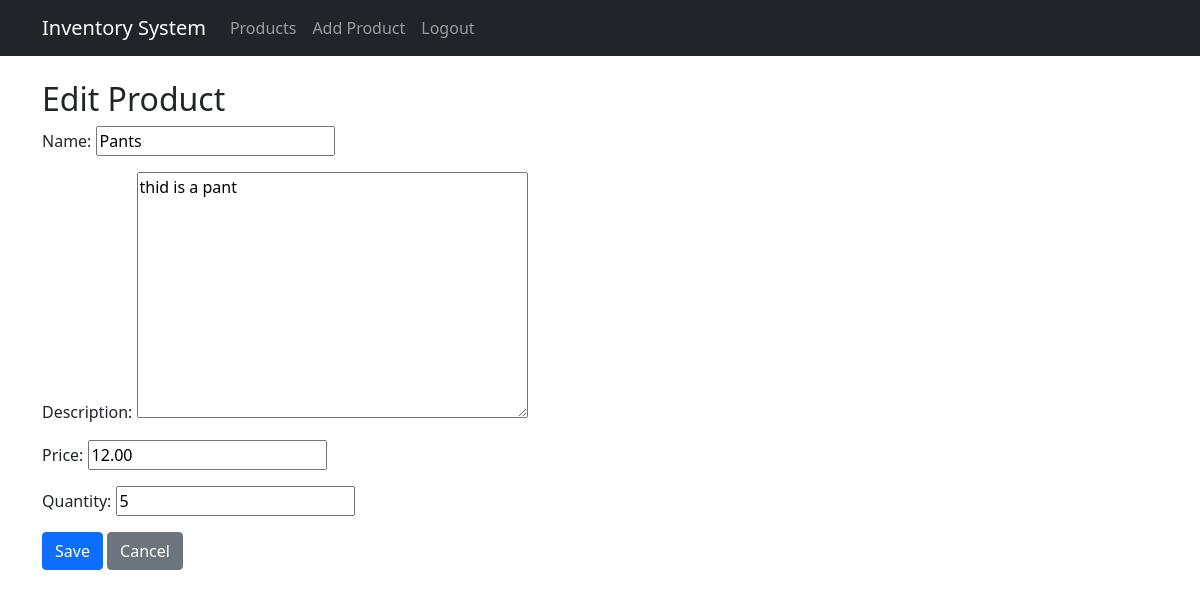
The app's page /2/edit/ (signed in) with its own data.
### inventory/models.py (models this page shows, shortened)
class Product(models.Model):
    name = models.CharField(max_length=100)
    description = models.TextField(blank=True)
    price = models.DecimalField(max_digits=10, decimal_places=2)
    quantity = models.IntegerField()
    created_by = models.ForeignKey(User, on_delete=models.CASCADE)
    created_at = models.DateTimeField(auto_now_add=True)
    updated_at = models.DateTimeField(auto_now=True)

### inventory/views.py (the view)
# urls.py: path('<int:pk>/edit/', views.product_update, name='product_update'),
@login_required
def product_update(request, pk):
    product = get_object_or_404(Product, pk=pk, created_by=request.user)
    if request.method == 'POST':
        form = ProductForm(request.POST, instance=product)
        if form.is_valid():
            form.save()
            return redirect('product_list')
    else:
        form = ProductForm(instance=product)
    return render(request, 'inventory/form.html', {'form': form, 'title': 'Edit Product'})

### inventory/forms.py
class ProductForm(forms.ModelForm):
    class Meta:
        model = Product
        fields = ['name', 'description', 'price', 'quantity']

### inventory/templates/inventory/form.html (shortened to what this page needs)
{% extends 'base.html' %}
{% block content %}
<h2>{{ title }}</h2>
<form method="post">
    {{ form.as_p }}
    <button type="submit" class="btn btn-primary">Save</button>
    <a href="{% url 'product_list' %}" class="btn btn-secondary">Cancel</a>
</form>
{% endblock %}

### records on screen
Product: name "Pants", description "thid is a pant", price "12.00", quantity "5"

### other values on screen
{{ title }} "Edit Product"
